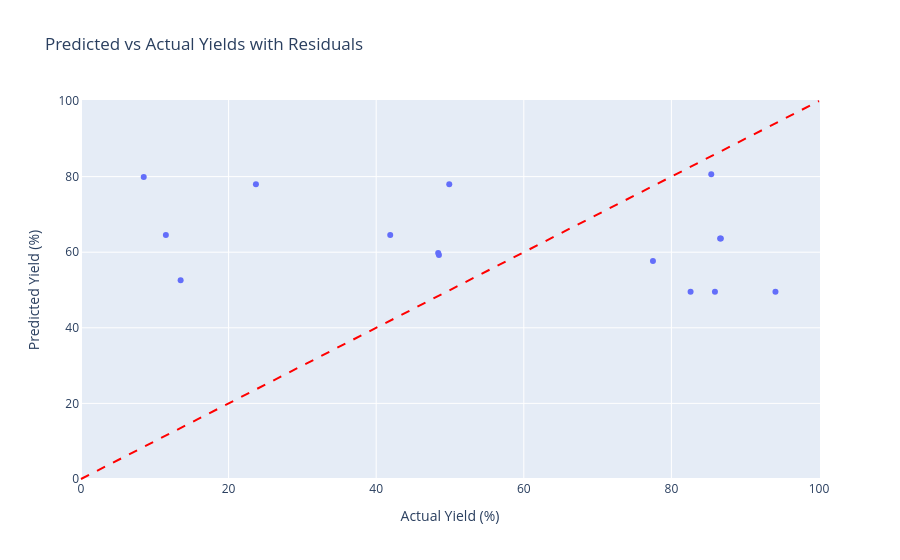

Notebook source saved alongside this figure:
### Markdown cell above
##### Extrapolation test Reizman

### Code cell
# Loading the Reizman dataset
path_reizman_dataset = r"Reizman_database - COMPLETE - BASELINE.xlsx"
df_reizman = pd.read_excel(path_reizman_dataset)

# Selecting specific data that matches the Reizman dataset.
# df_reizman = df_reizman[df_reizman['name_solvent'] == 'THF']
# # df_reizman = df_reizman[df_reizman['catalyst'].isin(['XPhos', 'SPhos', 'P(Cy)3', 'P(Ph)3', 'P(tBu)3'])]
# df_reizman = df_reizman[df_reizman['name_base'].isin(['Et3N'])] # NaOH very similar, KOH also pretty okay
df_reizman = df_reizman[df_reizman['ligand_smiles'] != '[H]P([H])c1cccc2c1Oc1ccccc1C2(C)C']
df_reizman = df_reizman[df_reizman['temp_c'].between(80, 110)]
df_reizman = df_reizman[df_reizman['time_s'] == 60]
df_reizman = df_reizman[df_reizman['cat_loading'].between(2.45, 2.55)]

# Adding the ligand descriptors from the KRAKEN
# Call the function with chosen ligand descriptors
append_ligand_descriptors(df_reizman, df_kraken, selected_ligand_descriptor_list)

# Selecting the aryl and boron descriptors
selected_aryl_boron_descriptors = select_aryl_boron_solvent_descriptors(df_reizman, selected_aryl_descriptor_list, selected_boron_descriptor_list, selected_solvent_descriptor_list)

# Delete the datapoints where there is a missing value for either ligands or base, because the model cannot learn from missing values and there are only a few datapoints with missing values.
df_reizman_remaining = df_reizman.dropna(subset=['ligand_smiles', 'smiles_base'])

# Check how much was removed
original_count = len(df_reizman)
remaining_count = len(df_reizman_remaining)
removed_count = original_count - remaining_count
removed_percent = (removed_count / original_count) * 100

print(f"Original rows: {original_count}")
print(f"Rows after removal: {remaining_count}")
print(f"Removed rows: {removed_count} ({removed_percent:.1f}%)")
print(f"Removed {removed_percent:.1f}% of data")

# Seperation of features (inputs) and targets (outputs) of the model
X_reizman = df_reizman_remaining.drop(['yield_pct', 'TON', 'case', 'experiment', 'number_aryl_halide',
                       'number_boron_species', 'ligand_smiles', 'catalyst',
                       'name_aryl_halide', 'smiles_aryl_halide', 'name_boron_species',
                      'smiles_boron_species', 'name_base', 'smiles_base', 'name_solvent',
                       'smiles_solvent'], axis = 1)
Y_reizman = df_reizman_remaining['yield_pct'].values

# Checking the shape
print(f"\nProcessed feature matrix shape: {X_reizman.shape}")

# Now predict the Reizman dataset with the best XGB model trained on the Reizman dataset
Y_reizman_pred = xgb_best_model.predict(X_reizman)

# Evaluate performance on the Reizman dataset
performance_metrics(Y_reizman, Y_reizman_pred, Y_reizman, Y_reizman_pred)

# Plot the results
parity_plot_single(Y_reizman, Y_reizman_pred)

results_check = pd.DataFrame({
    'Actual Yield (%)': Y_reizman,
    'Predicted Yield (%)': Y_reizman_pred,
    'residual': Y_reizman - Y_reizman_pred,
}, index=df_reizman_remaining.index)

outliers = results_check.nlargest(10, 'residual')

import plotly.express as px
results_check['original_index'] = results_check.index
fig = px.scatter(results_check, x='Actual Yield (%)', y='Predicted Yield (%)', hover_data=['original_index', 'residual'], title='Predicted vs Actual Yields with Residuals')
fig.add_shape(type='line', x0=0, y0=0, x1=100, y1=100, line=dict(color='Red', dash='dash'))
fig.show()

### Figure 1 — Plotly figure (JSON) as saved in the notebook; plotly's stock layout.template omitted (floating-point values rounded to 4 significant figures)
{"data": [{"customdata": [[31.0, -22.65], [32.0, 19.84], [33.0, -71.39], [34.0, 4.749], [79.0, -10.73], [105.0, -53.05], [108.0, -39.11], [175.0, 33.05], [188.0, 23.11], [190.0, -28.11], [238.0, 36.35], [265.0, -54.31], [270.0, 44.55], [306.0, -11.36], [324.0, 23.01]], "hovertemplate": "Actual Yield (%)=%{x}<br>Predicted Yield (%)=%{y}<br>original_index=%{customdata[0]}<br>residual=%{customdata[1]}<extra></extra>", "legendgroup": "", "marker": {"color": "#636efa", "symbol": "circle"}, "mode": "markers", "name": "", "orientation": "v", "showlegend": false, "type": "scatter", "x": [41.9, 77.5, 8.5, 85.4, 48.5, 11.5, 13.5, 82.6, 86.7, 49.9, 85.9, 23.7, 94.1, 48.4, 86.6], "xaxis": "x", "y": [64.55, 57.66, 79.89, 80.65, 59.23, 64.55, 52.61, 49.55, 63.59, 78.01, 49.55, 78.01, 49.55, 59.76, 63.59], "yaxis": "y"}], "layout": {"legend": {"tracegroupgap": 0}, "shapes": [{"line": {"color": "Red", "dash": "dash"}, "type": "line", "x0": 0, "x1": 100, "y0": 0, "y1": 100}], "title": {"text": "Predicted vs Actual Yields with Residuals"}, "xaxis": {"anchor": "y", "domain": [0, 1], "title": {"text": "Actual Yield (%)"}}, "yaxis": {"anchor": "x", "domain": [0, 1], "title": {"text": "Predicted Yield (%)"}}}}
